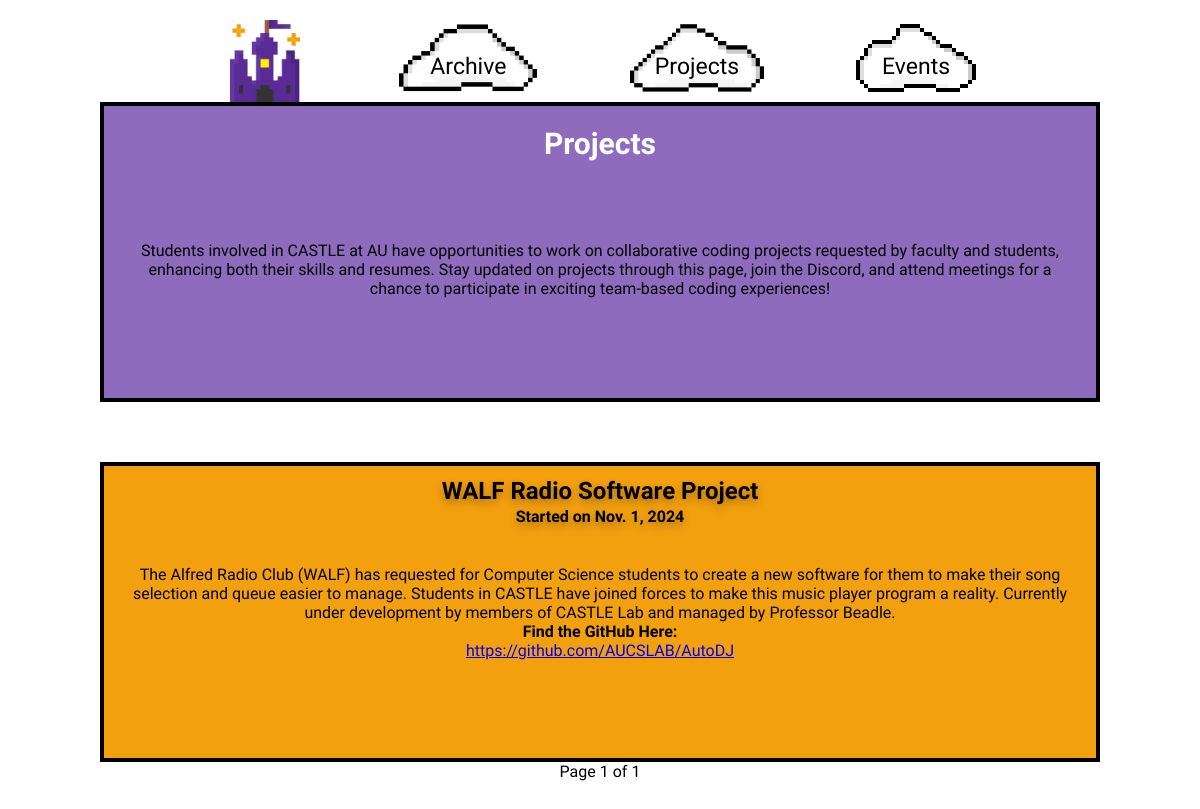
/projects/, run on the app's committed database.
### website/models.py (models this page shows, shortened)
class Project(models.Model):
    title = models.CharField(max_length=50)
    start_date = models.DateField()
    finish_date = models.DateField(blank=True, null=True)
    description = models.CharField(blank=True, max_length=400)
    github = models.URLField(blank=True)
    class Meta:
        db_table = 'projects'

### website/views.py (the view)
# urls.py: path('projects/', views.projects, name='projects'),
def projects(request):
    projects = Project.objects.all().order_by('-start_date')
    per_page = 4  # Number of meetings per page
    paginator = Paginator(projects, per_page)
    page_number = request.GET.get('page', 1)  # Get the current page number
    try:
        page_obj = paginator.page(page_number)
    except PageNotAnInteger:
        page_obj = paginator.page(1)
    except EmptyPage:
        page_obj = paginator.page(paginator.num_pages)
    return render(request, 'projects.html', {'page_obj': page_obj})

### website/templates/projects.html (shortened to what this page needs)
{% load static %}
<!DOCTYPE html>
<html lang="en">
    <head>
        <link rel="stylesheet" href="{% static 'styles/styles.css' %}">
    </head>
    <body>
        <header id="header-section">
            <div id="line"></div>
            <nav>
                <div class="spacing nav-row">
                    <div class="container nav-text">
                        <a href="{% url 'index' %}">
                            <img src="../static/images/castlealone.png" alt="Link to Home Page" id="navhome_img">
                        </a>
                    </div>
                    <div class="container nav-text">
                        <a href="{% url 'archive' %}" class="container nav-text">
                            <img src="../static/images/cloud5.png" alt="Link to Archive Page" id="navarchive_img">
                            <span class="centered">Archive</span>
                        </a>
                    </div>
                    <div class="container nav-text">
                        <a href="{% url 'projects' %}" class="container nav-text">
                            <img src="../static/images/cloud4.png" alt="Link to Projects Page" id="navprojects_img">
                            <span class="centered">Projects</span>
                        </a>
                    </div>
                    <div class="container nav-text">
                        <a href="{% url 'events' %}" class="container nav-text">
                            <img src="../static/images/cloud3.png" alt="Link to Events Page" id="navevents_img">
                            <span class="centered">Events</span>
                        </a>
                    </div>
                </div>
            </nav>
        </header>
        <div class="spacing column">
            <div class="container lander">
                <div class="rect-purple rect-head rect-base">
                    <div class="text">
                        <h3 class="lander-text">Projects</h3>
                        <p class="projheader-text text">Students involved in CASTLE at AU have opportunities to work on collaborative coding projects requested by faculty and students, enhancing both their skills and resumes. Stay updated on projects through this page, join the Discord, and attend meetings for a chance to participate in exciting team-based coding experiences!</p>
                    </div>
                </div>
            </div>
        </div>
        <div id="line2"></div>
        <div class="spacing column">
            {% for project in page_obj %}
            <div class="container">
                <div class="rect-orange rect-proj rect-base">
                    <div class="text project-text">
                        <h2 class="project-title shadow">{{ project.title }} Project</h2>
                        {% if project.finish_date %}
                            <h4 class="project-date shadow">Started on {{ project.start_date }}/ Finished on {{ project.finish_date }}</h4>
                        {% else %}
                            <h4 class="project-date shadow">Started on {{ project.start_date }}</h4>
                        {% endif %}
                            <p class="project-description"> {{ project.description }}</p>
                        {% if project.github %}
                            <p class="project-description"><b>Find the GitHub Here:</b></p>
                            <a href="{{ project.github }}" class="pgithub"> {{ project.github }}</a>
                        {% endif %}
                    </div>
                </div>
            </div>
            {% endfor %}
        </div>
        <div class="pagination">
            <span>Page {{ page_obj.number }} of {{ page_obj.paginator.num_pages }}</span>
        </div>
        <div id="line2"></div>
    </body>
</html>

### website/static/styles/styles.css (style rules this page uses)
* { margin: 0; padding: 0; box-sizing: border-box; }
body { font-family: "Michroma", sans-serif; font-size: 1rem; background-color: white; padding: 0 60px; }
header nav { display: flex; justify-content: center; align-items: center; font-family: "Micro 5", sans-serif; font-size: 23px; }
header #navhome_img { max-width: 75px; height: 82px; margin-bottom: 4px; }
header #navarchive_img { max-width: 165px; height: 80px; }
header #navprojects_img { max-width: 160px; height: 80px; }
header #navevents_img { max-width: 140px; height: 80px; }
.centered { position: absolute; top: 50%; left: 50%; transform: translate(-50%, -50%); z-index: 1; }
.text { flex: 2; display: flex; flex-direction: column; justify-content: center; align-items: center; text-align: center; position: relative; }
.pagination { text-align: center; }
.container { display: flex; flex-direction: column; position: relative; }
.spacing { display: flex; justify-content: center; align-items: center; gap: 20px; }
.nav-row { flex-direction: row; gap: 20%; align-items: normal; }
.nav-text { color: black; margin-right: 5%; margin-left: 5%; position: relative; text-align: center; flex-direction: unset; }
.column { flex-direction: column; }
.lander { margin-top: -10px; }
.shadow { text-shadow: 0 4px 8px rgba(0, 0, 0, 0.3); }
#line { width: 100%; height: 20px; }
#line2 { width: 100%; height: 20px; margin: 20px 0; }
.lander-text { color: white; font-size: 30px; }
.project-title { position: absolute; top: 5%; }
.project-date { position: absolute; top: 15%; }
.project-text { position: initial; }
.project-description { font-size: 1rem; }
.rect-purple { background-color: #8F6BBD; border: 4px solid black; }
.rect-orange { background-color: #F3A00F; border: 4px solid black; }
.rect-base { display: flex; flex-direction: column; padding: 20px; align-items: center; gap: 15px; }
.rect-head { max-width: 1600px; height: 300px; }
.rect-proj { width: 1400px; height: 300px; }
@media (max-width: 1650px) { .rect-lander, .rect-head { width: 1400px; } }
@media (max-width: 1450px) { .rect-lander, .rect-head, .rect-proj, .rect-event { width: 1200px; } }
@media (max-width: 1250px) { .rect-lander, .rect-head, .rect-proj, .rect-event { width: 1000px; } }
@media (max-width: 1250px) { .nav-row { gap: 10%; } }

### data on the page
Project: title "WALF Radio Software", start_date "Nov. 1, 2024", description "The Alfred Radio Club (WALF) has requested for Computer Science students to create a new software for them to make their song selection and queue easier to manage. Students in CASTLE have joined forces to make this music player program a reality. Currently under development by members of CASTLE Lab and managed by Professor Beadle.", github "https://github.com/AUCSLAB/AutoDJ"

### other printed values
{{ page_obj.number }} "1"
{{ page_obj.paginator.num_pages }} "1"
